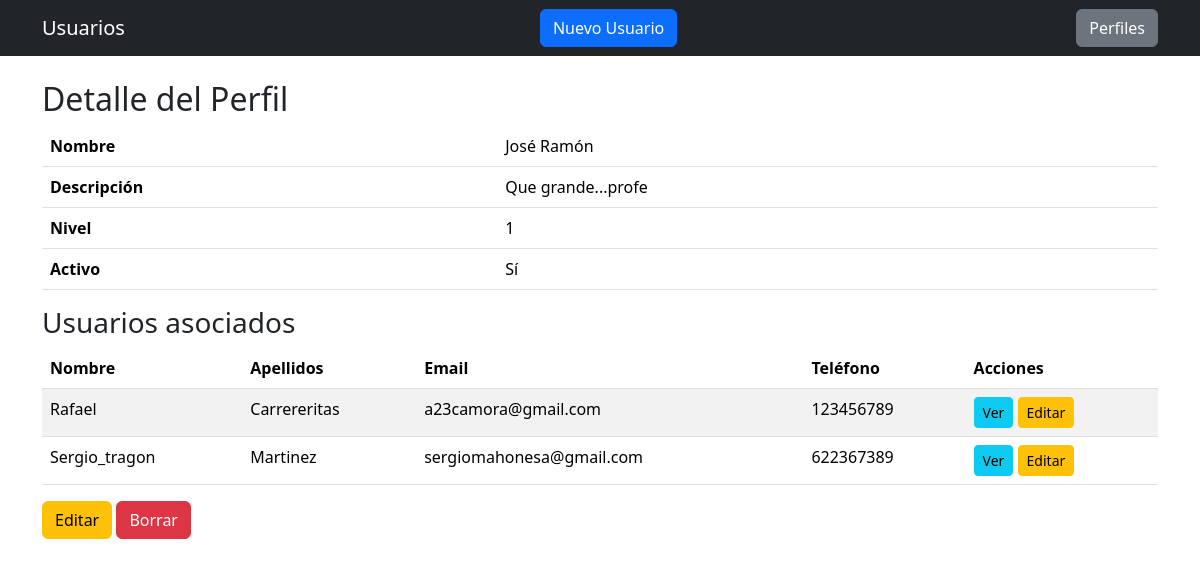
The page /perfil/1 on the database its author committed.
### tables this page shows
CREATE TABLE perfiles (
    id INTEGER PRIMARY KEY AUTOINCREMENT,
    nombre TEXT UNIQUE NOT NULL,
    descripcion TEXT,
    nivel INTEGER,
    activo BOOLEAN
);

CREATE TABLE usuarios (
    id INTEGER PRIMARY KEY AUTOINCREMENT,
    nombre TEXT NOT NULL,
    apellidos TEXT NOT NULL,
    email TEXT UNIQUE NOT NULL,
    telefono TEXT,
    perfil_id INTEGER NOT NULL,
    FOREIGN KEY(perfil_id) REFERENCES perfiles(id) ON DELETE RESTRICT
);

### app.py (the view)
@app.route("/perfil/<int:id>")
def perfil_detalle(id):
    conn = get_conn()
    perfil = conn.execute("SELECT * FROM perfiles WHERE id=?", (id,)).fetchone()
    usuarios = conn.execute("SELECT * FROM usuarios WHERE perfil_id=?", (id,)).fetchall()
    conn.close()
    return render_template("perfil_detalle.html", perfil=perfil, usuarios=usuarios)

### app.py (called while the page is built)
def get_conn():
    conn = sqlite3.connect(DB)
    conn.row_factory = sqlite3.Row
    return conn

### templates/perfil_detalle.html (shortened to what this page needs)
{% extends "base.html" %}
{% block content %}
<h2>Detalle del Perfil</h2>
{% if perfil %}
<table class="table">
  <tr><th>Nombre</th><td>{{ perfil['nombre'] }}</td></tr>
  <tr><th>Descripción</th><td>{{ perfil['descripcion'] }}</td></tr>
  <tr><th>Nivel</th><td>{{ perfil['nivel'] }}</td></tr>
  <tr><th>Activo</th><td>{{ 'Sí' if perfil['activo'] else 'No' }}</td></tr>
</table>
<h3>Usuarios asociados</h3>
{% if usuarios %}
<table class="table table-striped">
  <thead>
    <tr>
      <th>Nombre</th>
      <th>Apellidos</th>
      <th>Email</th>
      <th>Teléfono</th>
      <th>Acciones</th>
    </tr>
  </thead>
  <tbody>
    {% for u in usuarios %}
    <tr>
      <td>{{ u['nombre'] }}</td>
      <td>{{ u['apellidos'] }}</td>
      <td>{{ u['email'] }}</td>
      <td>{{ u['telefono'] }}</td>
      <td>
        <a class="btn btn-sm btn-info" href="{{ url_for('usuario_detalle', id=u['id']) }}">Ver</a>
        <a class="btn btn-sm btn-warning" href="{{ url_for('usuario_editar', id=u['id']) }}">Editar</a>
      </td>
    </tr>
    {% endfor %}
  </tbody>
</table>
{% else %}
<p>No hay usuarios asociados.</p>
{% endif %}
<a class="btn btn-warning" href="{{ url_for('perfil_editar', id=perfil['id']) }}">Editar</a>
<a class="btn btn-danger" href="{{ url_for('perfil_borrar', id=perfil['id']) }}">Borrar</a>
{% else %}
<p>No se encontró el perfil.</p>
{% endif %}
{% endblock %}

### rows shown on the page
perfiles: nombre "José Ramón", descripcion "Que grande...profe", nivel "1", activo "Sí"
usuarios: nombre "Rafael", apellidos "Carrereritas", email "a23camora@gmail.com", telefono "123456789"
usuarios: nombre "Sergio_tragon", apellidos "Martinez", email "sergiomahonesa@gmail.com", telefono "622367389"
